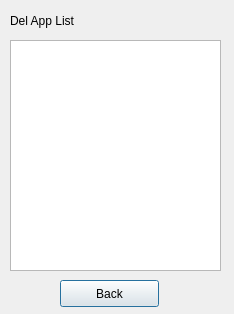
<?xml version="1.0" encoding="UTF-8"?>
<ui version="4.0">
 <class>DelAppDlg</class>
 <widget class="QDialog" name="DelAppDlg">
  <property name="geometry">
   <rect>
    <x>0</x>
    <y>0</y>
    <width>234</width>
    <height>314</height>
   </rect>
  </property>
  <property name="windowTitle">
   <string>Dialog</string>
  </property>
  <widget class="QPushButton" name="btnBack">
   <property name="geometry">
    <rect>
     <x>60</x>
     <y>280</y>
     <width>99</width>
     <height>27</height>
    </rect>
   </property>
   <property name="text">
    <string>Back</string>
   </property>
  </widget>
  <widget class="QLabel" name="label">
   <property name="geometry">
    <rect>
     <x>10</x>
     <y>10</y>
     <width>131</width>
     <height>21</height>
    </rect>
   </property>
   <property name="text">
    <string>Del App List</string>
   </property>
  </widget>
  <widget class="QListWidget" name="listApps">
   <property name="geometry">
    <rect>
     <x>10</x>
     <y>40</y>
     <width>211</width>
     <height>231</height>
    </rect>
   </property>
  </widget>
 </widget>
 <resources/>
 <connections/>
</ui>
